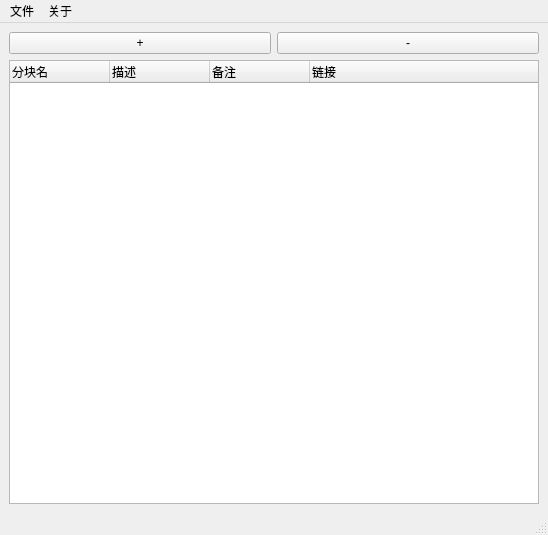
<?xml version="1.0" encoding="UTF-8"?>
<ui version="4.0">
 <class>MainWindow</class>
 <widget class="QMainWindow" name="MainWindow">
  <property name="geometry">
   <rect>
    <x>0</x>
    <y>0</y>
    <width>548</width>
    <height>535</height>
   </rect>
  </property>
  <property name="windowTitle">
   <string>MainWindow</string>
  </property>
  <widget class="QWidget" name="centralwidget">
   <layout class="QGridLayout" name="gridLayout">
    <item row="0" column="0">
     <layout class="QHBoxLayout" name="horizontalLayout">
      <item>
       <widget class="QPushButton" name="Button_Add">
        <property name="sizePolicy">
         <sizepolicy hsizetype="Preferred" vsizetype="Fixed">
          <horstretch>0</horstretch>
          <verstretch>0</verstretch>
         </sizepolicy>
        </property>
        <property name="text">
         <string>+</string>
        </property>
       </widget>
      </item>
      <item>
       <widget class="QPushButton" name="Button_Delete">
        <property name="sizePolicy">
         <sizepolicy hsizetype="Preferred" vsizetype="Fixed">
          <horstretch>0</horstretch>
          <verstretch>0</verstretch>
         </sizepolicy>
        </property>
        <property name="text">
         <string>-</string>
        </property>
       </widget>
      </item>
     </layout>
    </item>
    <item row="1" column="0">
     <layout class="QHBoxLayout" name="horizontalLayout_2">
      <item>
       <widget class="QTreeWidget" name="treeWidget">
        <property name="sizePolicy">
         <sizepolicy hsizetype="Minimum" vsizetype="Expanding">
          <horstretch>0</horstretch>
          <verstretch>0</verstretch>
         </sizepolicy>
        </property>
        <column>
         <property name="text">
          <string>分块名</string>
         </property>
        </column>
        <column>
         <property name="text">
          <string>描述</string>
         </property>
        </column>
        <column>
         <property name="text">
          <string>备注</string>
         </property>
        </column>
        <column>
         <property name="text">
          <string>链接</string>
         </property>
        </column>
       </widget>
      </item>
     </layout>
    </item>
   </layout>
  </widget>
  <widget class="QMenuBar" name="menubar">
   <property name="geometry">
    <rect>
     <x>0</x>
     <y>0</y>
     <width>548</width>
     <height>23</height>
    </rect>
   </property>
   <widget class="QMenu" name="file">
    <property name="title">
     <string>文件</string>
    </property>
    <addaction name="load"/>
    <addaction name="save"/>
   </widget>
   <widget class="QMenu" name="about">
    <property name="title">
     <string>关于</string>
    </property>
   </widget>
   <addaction name="file"/>
   <addaction name="about"/>
  </widget>
  <widget class="QStatusBar" name="statusbar"/>
  <action name="save">
   <property name="text">
    <string>保存</string>
   </property>
  </action>
  <action name="load">
   <property name="text">
    <string>导入</string>
   </property>
  </action>
 </widget>
 <resources/>
 <connections>
  <connection>
   <sender>Button_Add</sender>
   <signal>clicked()</signal>
   <receiver>MainWindow</receiver>
   <slot>addItem()</slot>
   <hints>
    <hint type="sourcelabel">
     <x>48</x>
     <y>28</y>
    </hint>
    <hint type="destinationlabel">
     <x>424</x>
     <y>41</y>
    </hint>
   </hints>
  </connection>
 </connections>
 <slots>
  <slot>addItem()</slot>
 </slots>
</ui>
